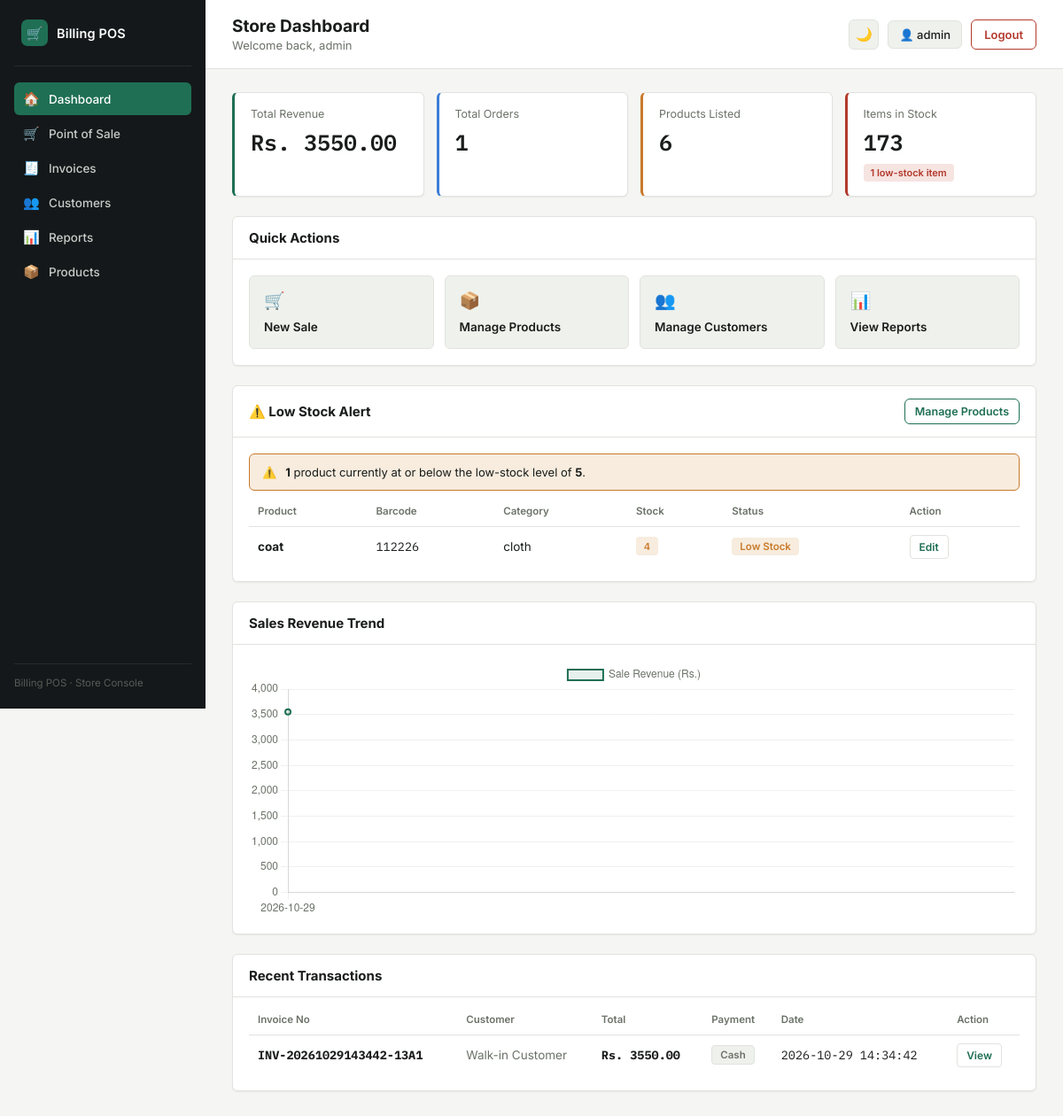
The page /dashboard (signed in) on the database as committed earlier.
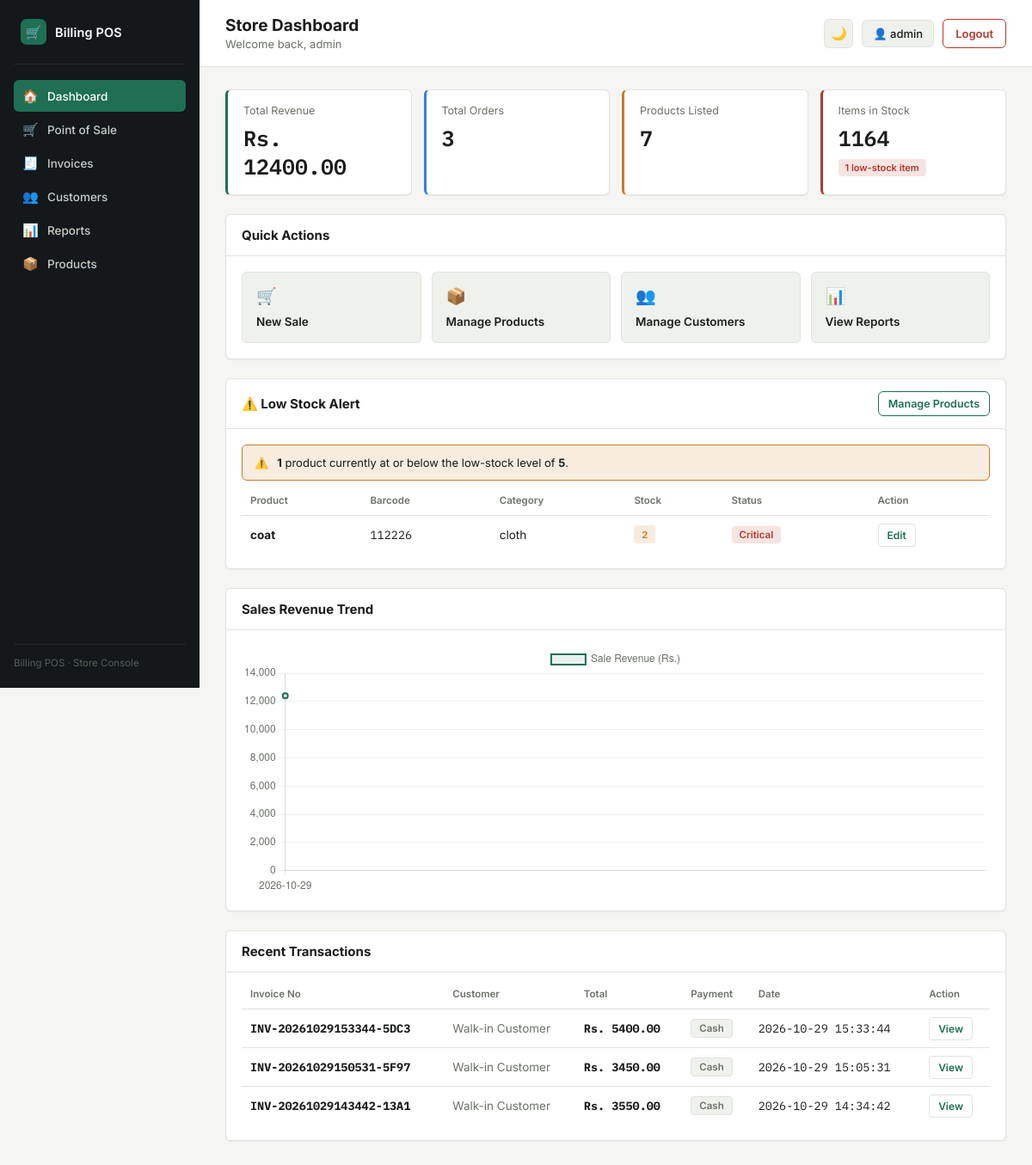
The same page on the database as committed later.
### tables this page shows
CREATE TABLE products (
            id INTEGER PRIMARY KEY AUTOINCREMENT,
            name TEXT NOT NULL,
            barcode TEXT,
            category TEXT,
            price REAL NOT NULL,
            stock INTEGER NOT NULL DEFAULT 0,
            is_active INTEGER NOT NULL DEFAULT 1
        );

CREATE TABLE sales (
            id INTEGER PRIMARY KEY AUTOINCREMENT,
            invoice_no TEXT NOT NULL,
            subtotal REAL DEFAULT 0,
            total REAL NOT NULL,
            discount REAL DEFAULT 0,
            tax REAL DEFAULT 0,
            payment_method TEXT NOT NULL,
            cash_received REAL DEFAULT 0,
            change_amount REAL DEFAULT 0,
            sale_date TEXT NOT NULL,
            customer_id INTEGER
        );

### app.py (the view)
@app.route("/dashboard")
@login_required
def dashboard():
    conn = get_db_connection()
    total_revenue = conn.execute("SELECT COALESCE(SUM(total), 0) AS total FROM sales").fetchone()["total"]
    total_orders = conn.execute("SELECT COUNT(*) AS count FROM sales").fetchone()["count"]
    total_products = conn.execute(
        "SELECT COUNT(*) AS count FROM products WHERE is_active = 1"
    ).fetchone()["count"]
    total_stock = conn.execute(
        "SELECT COALESCE(SUM(stock), 0) AS total FROM products WHERE is_active = 1"
    ).fetchone()["total"]
    low_stock = conn.execute("""
        SELECT * FROM products WHERE is_active = 1 AND stock <= 5
        ORDER BY CASE WHEN stock = 0 THEN 0 ELSE 1 END, stock ASC, name ASC LIMIT 10
    """).fetchall()
    recent_sales = conn.execute("""
        SELECT sales.*, customers.name AS customer_name FROM sales
        LEFT JOIN customers ON sales.customer_id = customers.id
        ORDER BY sales.id DESC LIMIT 10
    """).fetchall()
    chart_rows = conn.execute("""
        SELECT DATE(sale_date) AS sale_day, COALESCE(SUM(total), 0) AS revenue
        FROM sales GROUP BY DATE(sale_date) ORDER BY DATE(sale_date) ASC LIMIT 30
    """).fetchall()
    chart_labels = [row["sale_day"] for row in chart_rows]
    chart_data = [row["revenue"] for row in chart_rows]
    conn.close()
    return render_template(
        "dashboard.html",
        total_revenue=total_revenue,
        total_orders=total_orders,
        total_products=total_products,
        total_stock=total_stock,
        low_stock=low_stock,
        recent_sales=recent_sales,
        chart_labels=chart_labels,
        chart_data=chart_data
    )

### app.py (called while the page is built, shortened)
@app.before_request
def csrf_protect():
    if request.method not in ("POST", "PUT", "PATCH", "DELETE"):
        return None

def get_db_connection():
    conn = sqlite3.connect(DATABASE)
    conn.row_factory = sqlite3.Row
    return conn

def login_required(function):
    @wraps(function)
    def decorated_function(*args, **kwargs):
        if "user_id" not in session:
            return redirect("/login")
        return function(*args, **kwargs)
    return decorated_function

### templates/dashboard.html (shortened to what the changed rows need)
<!DOCTYPE html>
<html lang="en">
<head>
</head>
<body>
<div class="shell">
    <div class="main">
        <div class="topbar">
            <div>
                <h1>Store Dashboard</h1>
            </div>
        </div>
        <div class="content">
            <div class="metrics">
                <div class="metric" style="--m-color: var(--accent);">
                    <p class="label">Total Revenue</p>
                    <p class="value num">Rs. {{ "%.2f"|format(total_revenue) }}</p>
                </div>
                <div class="metric" style="--m-color: #3B7DD8;">
                    <p class="label">Total Orders</p>
                    <p class="value num">{{ total_orders }}</p>
                </div>
                <div class="metric" style="--m-color: var(--amber);">
                    <p class="label">Products Listed</p>
                    <p class="value num">{{ total_products }}</p>
                </div>
                <div class="metric" style="--m-color: {{ 'var(--danger)' if low_stock else 'var(--accent)' }};">
                    <p class="label">Items in Stock</p>
                    <p class="value num">{{ total_stock }}</p>
                    {% if low_stock %}
                        <span class="tag tag-danger">{{ low_stock|length }} low-stock item{% if low_stock|length != 1 %}s{% endif %}</span>
                    {% else %}
                        <span class="tag tag-ok">Stock OK</span>
                    {% endif %}
                </div>
            </div>
            <div class="panel">
                <div class="panel-head">
                    <h2 class="section-title">Quick Actions</h2>
                </div>
            </div>
            <div class="panel">
                <div class="panel-head">
                    <h2 class="section-title">⚠️ Low Stock Alert</h2>
                </div>
                <div class="panel-body">
                    {% if low_stock %}
                    <div style="overflow-x:auto;">
                        <table>
                            <thead>
                                <tr>
                                    <th>Product</th>
                                    <th>Barcode</th>
                                    <th>Category</th>
                                    <th>Stock</th>
                                    <th>Status</th>
                                    <th>Action</th>
                                </tr>
                            </thead>
                            <tbody>
                                {% for product in low_stock %}
                                <tr>
                                    <td><strong>{{ product.name }}</strong></td>
                                    <td>{% if product.barcode %}<span class="num">{{ product.barcode }}</span>{% else %}<span class="muted">N/A</span>{% endif %}</td>
                                    <td>{% if product.category %}{{ product.category }}{% else %}<span class="muted">N/A</span>{% endif %}</td>
                                    <td>
                                        {% if product.stock == 0 %}
                                            <span class="pill pill-danger num">0</span>
                                        {% else %}
                                            <span class="pill pill-amber num">{{ product.stock }}</span>
                                        {% endif %}
                                    </td>
                                    <td>
                                        {% if product.stock == 0 %}
                                            <span class="pill pill-danger">Out of Stock</span>
                                        {% elif product.stock <= 2 %}
                                            <span class="pill pill-danger">Critical</span>
                                        {% else %}
                                            <span class="pill pill-amber">Low Stock</span>
                                        {% endif %}
                                    </td>
                                    <td><a href="/edit_product/{{ product.id }}" class="row-edit">Edit</a></td>
                                </tr>
                                {% endfor %}
                            </tbody>
                        </table>
                    </div>
                    {% else %}
                    <div class="empty-state">
                        <div class="ic">✅</div>
                        <h5>Stock Looks Good</h5>
                        <p style="margin:0;">No products currently have stock of 5 or less.</p>
                    </div>
                    {% endif %}
                </div>
            </div>
            <div class="panel">
                <div class="panel-head">
                    <h2 class="section-title">Sales Revenue Trend</h2>
                </div>
                <div class="panel-body">
                    <canvas id="salesChart" height="100"></canvas>
                </div>
            </div>
            <div class="panel">
                <div class="panel-head">
                    <h2 class="section-title">Recent Transactions</h2>
                </div>
                <div class="panel-body">
                    <div style="overflow-x:auto;">
                        <table>
                            <thead>
                                <tr>
                                    <th>Invoice No</th>
                                    <th>Customer</th>
                                    <th>Total</th>
                                    <th>Payment</th>
                                    <th>Date</th>
                                    <th>Action</th>
                                </tr>
                            </thead>
                            <tbody>
                                {% for sale in recent_sales %}
                                <tr>
                                    <td><strong class="num">{{ sale.invoice_no }}</strong></td>
                                    <td>{% if sale.customer_name %}{{ sale.customer_name }}{% else %}<span class="muted">Walk-in Customer</span>{% endif %}</td>
                                    <td><strong class="num">Rs. {{ "%.2f"|format(sale.total) }}</strong></td>
                                    <td><span class="pill pill-neutral">{{ sale.payment_method }}</span></td>
                                    <td class="num">{{ sale.sale_date }}</td>
                                    <td><a href="/invoice/{{ sale.id }}" class="row-edit">View</a></td>
                                </tr>
                                {% else %}
                                <tr>
                                    <td colspan="6" class="empty-state">No transactions recorded yet.</td>
                                </tr>
                                {% endfor %}
                            </tbody>
                        </table>
                    </div>
                </div>
            </div>
        </div>
    </div>
</div>
<script>
    const root = document.documentElement;
    const themeToggle = document.getElementById('themeToggle');
    function applyTheme(theme) {
        root.setAttribute('data-theme', theme);
        themeToggle.textContent = theme === 'dark' ? '☀️' : '🌙';
    }
    const savedTheme = localStorage.getItem('pos-theme') ||
        (window.matchMedia('(prefers-color-scheme: dark)').matches ? 'dark' : 'light');
    applyTheme(savedTheme);
    themeToggle.addEventListener('click', function () {
        const next = root.getAttribute('data-theme') === 'dark' ? 'light' : 'dark';
        localStorage.setItem('pos-theme', next);
        applyTheme(next);
        updateChartTheme();
    });
</script>
<script>
    const ctx =
        document
        .getElementById("salesChart")
        .getContext("2d");
    function chartColors() {
        const dark = root.getAttribute('data-theme') === 'dark';
        return {
            line: dark ? '#2E8F6E' : '#1F6F54',
            fill: dark ? 'rgba(46, 143, 110, 0.15)' : 'rgba(31, 111, 84, 0.10)',
            grid: dark ? 'rgba(255,255,255,0.06)' : 'rgba(0,0,0,0.06)',
            tick: dark ? '#8B948C' : '#6B7268'
        };
    }
    const c0 = chartColors();
    const salesChart = new Chart(ctx, {
        type: "line",
        data: {
            labels:
                {{ chart_labels | tojson }},
            datasets: [{
                label: "Sale Revenue (Rs.)",
                data:
                    {{ chart_data | tojson }},
                borderWidth: 2,
                borderColor: c0.line,
                backgroundColor: c0.fill,
                fill: true,
                tension: 0.3
            }]
        },
        options: {
            responsive: true,
            maintainAspectRatio: true,
            scales: {
                y: {
                    beginAtZero: true,
                    grid: { color: c0.grid },
                    ticks: { color: c0.tick }
                },
                x: {
                    grid: { color: c0.grid },
                    ticks: { color: c0.tick }
                }
            },
            plugins: {
                legend: { labels: { color: c0.tick } }
            }
        }
    });
    function updateChartTheme() {
        const c = chartColors();
        salesChart.data.datasets[0].borderColor = c.line;
        salesChart.data.datasets[0].backgroundColor = c.fill;
        salesChart.options.scales.y.grid.color = c.grid;
        salesChart.options.scales.y.ticks.color = c.tick;
        salesChart.options.scales.x.grid.color = c.grid;
        salesChart.options.scales.x.ticks.color = c.tick;
        salesChart.options.plugins.legend.labels.color = c.tick;
        salesChart.update();
    }
</script>
</body>
</html>

Rows that differ between the two databases and show on the page:
changed products "coat": stock "4" → "2"; stock "Low Stock" → "Critical"
added sales: invoice_no "INV-20261029153344-5DC3", total "5400.00", payment_method "Cash", sale_date "2026-10-29 15:33:44"
added sales: invoice_no "INV-20261029150531-5F97", total "3450.00", payment_method "Cash", sale_date "2026-10-29 15:05:31"
Other text that changed with them:
{{ "%.2f"|format(total_revenue) }}: "3550.00" → "12400.00"
{{ total_orders }}: "1" → "3"
{{ total_products }}: "6" → "7"
{{ total_stock }}: "173" → "1164"
chart data {{ chart_data | tojson }}: [3550.0] → [12400.0]
